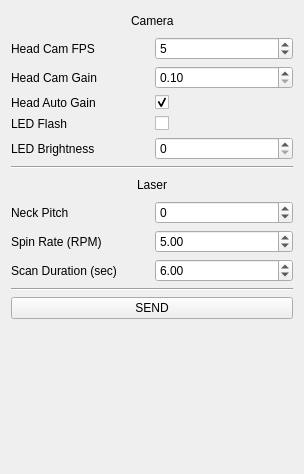
<?xml version="1.0" encoding="UTF-8"?>
<ui version="4.0">
 <class>Multisense</class>
 <widget class="QWidget" name="Multisense">
  <property name="geometry">
   <rect>
    <x>0</x>
    <y>0</y>
    <width>304</width>
    <height>474</height>
   </rect>
  </property>
  <property name="windowTitle">
   <string>MultiSense</string>
  </property>
  <layout class="QVBoxLayout" name="verticalLayout">
   <item>
    <layout class="QHBoxLayout" name="horizontalLayout">
     <item>
      <spacer name="horizontalSpacer_3">
       <property name="orientation">
        <enum>Qt::Horizontal</enum>
       </property>
       <property name="sizeHint" stdset="0">
        <size>
         <width>40</width>
         <height>20</height>
        </size>
       </property>
      </spacer>
     </item>
     <item>
      <widget class="QLabel" name="Camera">
       <property name="text">
        <string>Camera</string>
       </property>
      </widget>
     </item>
     <item>
      <spacer name="horizontalSpacer">
       <property name="orientation">
        <enum>Qt::Horizontal</enum>
       </property>
       <property name="sizeHint" stdset="0">
        <size>
         <width>40</width>
         <height>20</height>
        </size>
       </property>
      </spacer>
     </item>
    </layout>
   </item>
   <item>
    <layout class="QGridLayout" name="gridLayout_3">
     <item row="1" column="1">
      <widget class="QDoubleSpinBox" name="headCamGainSpinner">
       <property name="minimum">
        <double>0.100000000000000</double>
       </property>
       <property name="maximum">
        <double>8.000000000000000</double>
       </property>
       <property name="singleStep">
        <double>0.100000000000000</double>
       </property>
      </widget>
     </item>
     <item row="2" column="0">
      <widget class="QLabel" name="headAutoGain">
       <property name="text">
        <string>Head Auto Gain</string>
       </property>
      </widget>
     </item>
     <item row="0" column="0">
      <widget class="QLabel" name="headCamFps">
       <property name="text">
        <string>Head Cam FPS</string>
       </property>
      </widget>
     </item>
     <item row="2" column="1">
      <widget class="QCheckBox" name="headAutoGainCheck">
       <property name="text">
        <string/>
       </property>
       <property name="checked">
        <bool>true</bool>
       </property>
      </widget>
     </item>
     <item row="0" column="1">
      <widget class="QSpinBox" name="headCamFpsSpinner">
       <property name="maximum">
        <number>100</number>
       </property>
       <property name="value">
        <number>5</number>
       </property>
      </widget>
     </item>
     <item row="1" column="0">
      <widget class="QLabel" name="headCamGain">
       <property name="text">
        <string>Head Cam Gain</string>
       </property>
      </widget>
     </item>
     <item row="3" column="0">
      <widget class="QLabel" name="ledOn">
       <property name="text">
        <string>LED Flash</string>
       </property>
      </widget>
     </item>
     <item row="3" column="1">
      <widget class="QCheckBox" name="ledOnCheck">
       <property name="text">
        <string/>
       </property>
      </widget>
     </item>
     <item row="4" column="0">
      <widget class="QLabel" name="ledBrightness">
       <property name="text">
        <string>LED Brightness</string>
       </property>
      </widget>
     </item>
     <item row="4" column="1">
      <widget class="QSpinBox" name="ledBrightnessSpinner">
       <property name="maximum">
        <number>100</number>
       </property>
       <property name="singleStep">
        <number>5</number>
       </property>
      </widget>
     </item>
    </layout>
   </item>
   <item>
    <widget class="Line" name="line">
     <property name="orientation">
      <enum>Qt::Horizontal</enum>
     </property>
    </widget>
   </item>
   <item>
    <layout class="QHBoxLayout" name="horizontalLayout_2">
     <item>
      <spacer name="horizontalSpacer_4">
       <property name="orientation">
        <enum>Qt::Horizontal</enum>
       </property>
       <property name="sizeHint" stdset="0">
        <size>
         <width>40</width>
         <height>20</height>
        </size>
       </property>
      </spacer>
     </item>
     <item>
      <widget class="QLabel" name="Laser">
       <property name="text">
        <string>Laser</string>
       </property>
      </widget>
     </item>
     <item>
      <spacer name="horizontalSpacer_2">
       <property name="orientation">
        <enum>Qt::Horizontal</enum>
       </property>
       <property name="sizeHint" stdset="0">
        <size>
         <width>40</width>
         <height>20</height>
        </size>
       </property>
      </spacer>
     </item>
    </layout>
   </item>
   <item>
    <layout class="QGridLayout" name="gridLayout_2">
     <item row="0" column="1">
      <widget class="QSpinBox" name="neckPitchSpinner">
       <property name="minimum">
        <number>-90</number>
       </property>
       <property name="maximum">
        <number>90</number>
       </property>
       <property name="singleStep">
        <number>5</number>
       </property>
      </widget>
     </item>
     <item row="2" column="1">
      <widget class="QDoubleSpinBox" name="scanDurationSpinner">
       <property name="minimum">
        <double>1.250000000000000</double>
       </property>
       <property name="maximum">
        <double>240.000000000000000</double>
       </property>
       <property name="singleStep">
        <double>0.250000000000000</double>
       </property>
       <property name="value">
        <double>6.000000000000000</double>
       </property>
      </widget>
     </item>
     <item row="2" column="0">
      <widget class="QLabel" name="scanDuration">
       <property name="text">
        <string>Scan Duration (sec)</string>
       </property>
      </widget>
     </item>
     <item row="1" column="0">
      <widget class="QLabel" name="spinRate">
       <property name="text">
        <string>Spin Rate (RPM)</string>
       </property>
      </widget>
     </item>
     <item row="0" column="0">
      <widget class="QLabel" name="neckPitch">
       <property name="text">
        <string>Neck Pitch</string>
       </property>
      </widget>
     </item>
     <item row="1" column="1">
      <widget class="QDoubleSpinBox" name="spinRateSpinner">
       <property name="maximum">
        <double>24.000000000000000</double>
       </property>
       <property name="singleStep">
        <double>0.250000000000000</double>
       </property>
       <property name="value">
        <double>5.000000000000000</double>
       </property>
      </widget>
     </item>
    </layout>
   </item>
   <item>
    <widget class="Line" name="line_2">
     <property name="orientation">
      <enum>Qt::Horizontal</enum>
     </property>
    </widget>
   </item>
   <item>
    <widget class="QPushButton" name="sendButton">
     <property name="enabled">
      <bool>true</bool>
     </property>
     <property name="text">
      <string>SEND</string>
     </property>
     <property name="checkable">
      <bool>false</bool>
     </property>
     <property name="checked">
      <bool>false</bool>
     </property>
     <property name="autoDefault">
      <bool>false</bool>
     </property>
     <property name="default">
      <bool>false</bool>
     </property>
     <property name="flat">
      <bool>false</bool>
     </property>
    </widget>
   </item>
   <item>
    <spacer name="verticalSpacer">
     <property name="orientation">
      <enum>Qt::Vertical</enum>
     </property>
     <property name="sizeHint" stdset="0">
      <size>
       <width>20</width>
       <height>40</height>
      </size>
     </property>
    </spacer>
   </item>
  </layout>
  <zorder>verticalSpacer</zorder>
  <zorder>sendButton</zorder>
  <zorder>line</zorder>
  <zorder>line_2</zorder>
 </widget>
 <resources/>
 <connections/>
</ui>
